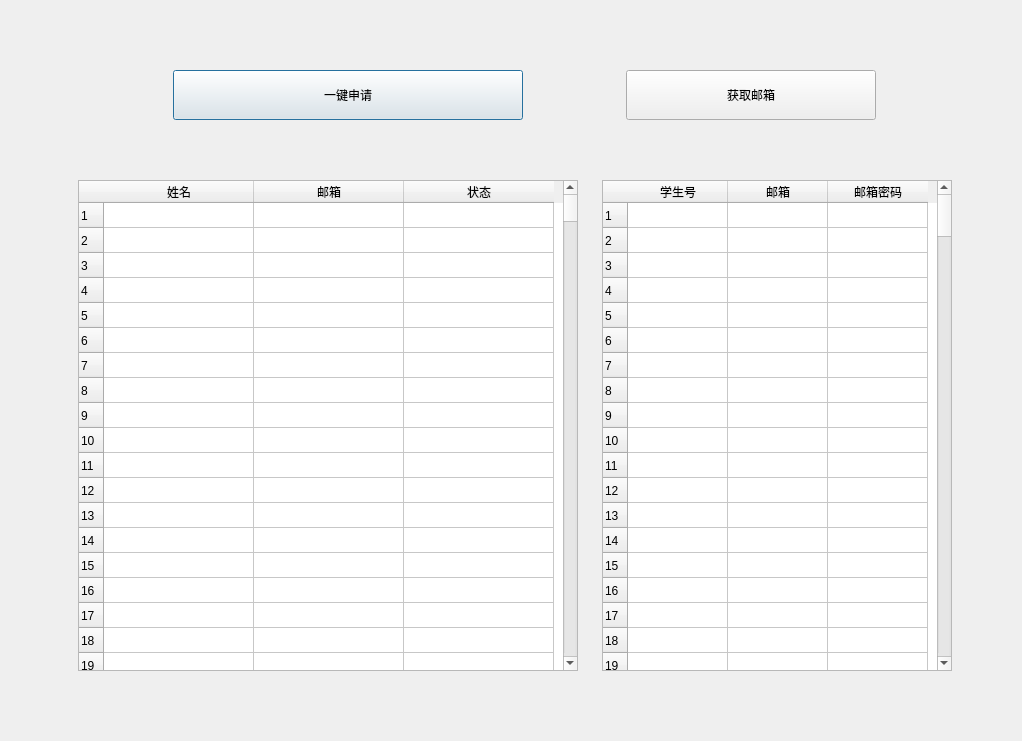
<?xml version="1.0" encoding="UTF-8"?>
<ui version="4.0">
 <class>Dialog</class>
 <widget class="QDialog" name="Dialog">
  <property name="geometry">
   <rect>
    <x>0</x>
    <y>0</y>
    <width>1022</width>
    <height>741</height>
   </rect>
  </property>
  <property name="windowTitle">
   <string>Dialog</string>
  </property>
  <widget class="QWidget" name="horizontalLayoutWidget">
   <property name="geometry">
    <rect>
     <x>60</x>
     <y>60</y>
     <width>911</width>
     <height>71</height>
    </rect>
   </property>
   <layout class="QHBoxLayout" name="horizontalLayout">
    <property name="spacing">
     <number>10</number>
    </property>
    <property name="leftMargin">
     <number>20</number>
    </property>
    <property name="topMargin">
     <number>0</number>
    </property>
    <property name="rightMargin">
     <number>0</number>
    </property>
    <property name="bottomMargin">
     <number>0</number>
    </property>
    <item>
     <widget class="QPushButton" name="pushButton_3">
      <property name="maximumSize">
       <size>
        <width>350</width>
        <height>50</height>
       </size>
      </property>
      <property name="text">
       <string>一键申请</string>
      </property>
     </widget>
    </item>
    <item>
     <widget class="QPushButton" name="pushButton_2">
      <property name="maximumSize">
       <size>
        <width>250</width>
        <height>50</height>
       </size>
      </property>
      <property name="text">
       <string>获取邮箱</string>
      </property>
      <property name="autoRepeatDelay">
       <number>300</number>
      </property>
     </widget>
    </item>
   </layout>
  </widget>
  <widget class="QWidget" name="horizontalLayoutWidget_2">
   <property name="geometry">
    <rect>
     <x>60</x>
     <y>170</y>
     <width>911</width>
     <height>511</height>
    </rect>
   </property>
   <layout class="QHBoxLayout" name="horizontalLayout_2">
    <property name="leftMargin">
     <number>0</number>
    </property>
    <property name="topMargin">
     <number>10</number>
    </property>
    <property name="rightMargin">
     <number>0</number>
    </property>
    <property name="bottomMargin">
     <number>10</number>
    </property>
    <item>
     <widget class="QTableWidget" name="tableWidget_2">
      <property name="maximumSize">
       <size>
        <width>500</width>
        <height>1000</height>
       </size>
      </property>
      <property name="rowCount">
       <number>500</number>
      </property>
      <property name="columnCount">
       <number>3</number>
      </property>
      <attribute name="horizontalHeaderDefaultSectionSize">
       <number>150</number>
      </attribute>
      <attribute name="verticalHeaderMinimumSectionSize">
       <number>25</number>
      </attribute>
      <attribute name="verticalHeaderDefaultSectionSize">
       <number>25</number>
      </attribute>
      <row/>
      <row/>
      <row/>
      <row/>
      <row/>
      <row/>
      <row/>
      <row/>
      <row/>
      <row/>
      <row/>
      <row/>
      <row/>
      <row/>
      <row/>
      <row/>
      <row/>
      <row/>
      <row/>
      <row/>
      <row/>
      <row/>
      <row/>
      <row/>
      <row/>
      <row/>
      <row/>
      <row/>
      <row/>
      <row/>
      <row/>
      <row/>
      <row/>
      <row/>
      <row/>
      <row/>
      <row/>
      <row/>
      <row/>
      <row/>
      <row/>
      <row/>
      <row/>
      <row/>
      <row/>
      <row/>
      <row/>
      <row/>
      <row/>
      <row/>
      <row/>
      <row/>
      <row/>
      <row/>
      <row/>
      <row/>
      <row/>
      <row/>
      <row/>
      <row/>
      <row/>
      <row/>
      <row/>
      <row/>
      <row/>
      <row/>
      <row/>
      <row/>
      <row/>
      <row/>
      <row/>
      <row/>
      <row/>
      <row/>
      <row/>
      <row/>
      <row/>
      <row/>
      <row/>
      <row/>
      <row/>
      <row/>
      <row/>
      <row/>
      <row/>
      <row/>
      <row/>
      <row/>
      <row/>
      <row/>
      <row/>
      <row/>
      <row/>
      <row/>
      <row/>
      <row/>
      <row/>
      <row/>
      <row/>
      <row/>
      <row/>
      <row/>
      <row/>
      <row/>
      <row/>
      <row/>
      <row/>
      <row/>
      <row/>
      <row/>
      <row/>
      <row/>
      <row/>
      <row/>
      <row/>
      <row/>
      <row/>
      <row/>
      <row/>
      <row/>
      <row/>
      <row/>
      <row/>
      <row/>
      <row/>
      <row/>
      <row/>
      <row/>
      <row/>
      <row/>
      <row/>
      <row/>
      <row/>
      <row/>
      <row/>
      <row/>
      <row/>
      <row/>
      <row/>
      <row/>
      <row/>
      <row/>
      <row/>
      <row/>
      <row/>
      <row/>
      <row/>
      <row/>
      <row/>
      <row/>
      <row/>
      <row/>
      <row/>
      <row/>
      <row/>
      <row/>
      <row/>
      <row/>
      <row/>
      <row/>
      <row/>
      <row/>
      <row/>
      <row/>
      <row/>
      <row/>
      <row/>
      <row/>
      <row/>
      <row/>
      <row/>
      <row/>
      <row/>
      <row/>
      <row/>
      <row/>
      <row/>
      <row/>
      <row/>
      <row/>
      <row/>
      <row/>
      <row/>
      <row/>
      <row/>
      <row/>
      <row/>
      <row/>
      <row/>
      <row/>
      <row/>
      <row/>
      <row/>
      <row/>
      <row/>
      <row/>
      <row/>
      <row/>
      <row/>
      <row/>
      <row/>
      <row/>
      <row/>
      <row/>
      <row/>
      <row/>
      <row/>
      <row/>
      <row/>
      <row/>
      <row/>
      <row/>
      <row/>
      <row/>
      <row/>
      <row/>
      <row/>
      <row/>
      <row/>
      <row/>
      <row/>
      <row/>
      <row/>
      <row/>
      <row/>
      <row/>
      <row/>
      <row/>
      <row/>
      <row/>
      <row/>
      <row/>
      <row/>
      <row/>
      <row/>
      <row/>
      <row/>
      <row/>
      <row/>
      <row/>
      <row/>
      <row/>
      <row/>
      <row/>
      <row/>
      <row/>
      <row/>
      <row/>
      <row/>
      <row/>
      <row/>
      <row/>
      <row/>
      <row/>
      <row/>
      <row/>
      <row/>
      <row/>
      <row/>
      <row/>
      <row/>
      <row/>
      <row/>
      <row/>
      <row/>
      <row/>
      <row/>
      <row/>
      <row/>
      <row/>
      <row/>
      <row/>
      <row/>
      <row/>
      <row/>
      <row/>
      <row/>
      <row/>
      <row/>
      <row/>
      <row/>
      <row/>
      <row/>
      <row/>
      <row/>
      <row/>
      <row/>
      <row/>
      <row/>
      <row/>
      <row/>
      <row/>
      <row/>
      <row/>
      <row/>
      <row/>
      <row/>
      <row/>
      <row/>
      <row/>
      <row/>
      <row/>
      <row/>
      <row/>
      <row/>
      <row/>
      <row/>
      <row/>
      <row/>
      <row/>
      <row/>
      <row/>
      <row/>
      <row/>
      <row/>
      <row/>
      <row/>
      <row/>
      <row/>
      <row/>
      <row/>
      <row/>
      <row/>
      <row/>
      <row/>
      <row/>
      <row/>
      <row/>
      <row/>
      <row/>
      <row/>
      <row/>
      <row/>
      <row/>
      <row/>
      <row/>
      <row/>
      <row/>
      <row/>
      <row/>
      <row/>
      <row/>
      <row/>
      <row/>
      <row/>
      <row/>
      <row/>
      <row/>
      <row/>
      <row/>
      <row/>
      <row/>
      <row/>
      <row/>
      <row/>
      <row/>
      <row/>
      <row/>
      <row/>
      <row/>
      <row/>
      <row/>
      <row/>
      <row/>
      <row/>
      <row/>
      <row/>
      <row/>
      <row/>
      <row/>
      <row/>
      <row/>
      <row/>
      <row/>
      <row/>
      <row/>
      <row/>
      <row/>
      <row/>
      <row/>
      <row/>
      <row/>
      <row/>
      <row/>
      <row/>
      <row/>
      <row/>
      <row/>
      <row/>
      <row/>
      <row/>
      <row/>
      <row/>
      <row/>
      <row/>
      <row/>
      <row/>
      <row/>
      <row/>
      <row/>
      <row/>
      <row/>
      <row/>
      <row/>
      <row/>
      <row/>
      <row/>
      <row/>
      <row/>
      <row/>
      <row/>
      <row/>
      <row/>
      <row/>
      <row/>
      <row/>
      <row/>
      <row/>
      <row/>
      <row/>
      <row/>
      <row/>
      <row/>
      <row/>
      <row/>
      <row/>
      <row/>
      <row/>
      <row/>
      <row/>
      <row/>
      <row/>
      <row/>
      <row/>
      <row/>
      <row/>
      <row/>
      <row/>
      <row/>
      <row/>
      <row/>
      <row/>
      <row/>
      <row/>
      <row/>
      <row/>
      <row/>
      <row/>
      <row/>
      <row/>
      <row/>
      <row/>
      <row/>
      <row/>
      <row/>
      <row/>
      <row/>
      <row/>
      <row/>
      <row/>
      <row/>
      <row/>
      <row/>
      <row/>
      <row/>
      <row/>
      <row/>
      <row/>
      <row/>
      <row/>
      <row/>
      <row/>
      <row/>
      <row/>
      <row/>
      <row/>
      <row/>
      <row/>
      <row/>
      <row/>
      <row/>
      <row/>
      <row/>
      <row/>
      <row/>
      <row/>
      <row/>
      <row/>
      <row/>
      <row/>
      <row/>
      <row/>
      <row/>
      <row/>
      <row/>
      <row/>
      <row/>
      <row/>
      <row/>
      <row/>
      <column>
       <property name="text">
        <string>姓名</string>
       </property>
      </column>
      <column>
       <property name="text">
        <string>邮箱</string>
       </property>
      </column>
      <column>
       <property name="text">
        <string>状态</string>
       </property>
      </column>
     </widget>
    </item>
    <item>
     <widget class="QTableWidget" name="tableWidget">
      <property name="enabled">
       <bool>true</bool>
      </property>
      <property name="maximumSize">
       <size>
        <width>350</width>
        <height>16777215</height>
       </size>
      </property>
      <property name="rowCount">
       <number>200</number>
      </property>
      <property name="columnCount">
       <number>3</number>
      </property>
      <attribute name="horizontalHeaderMinimumSectionSize">
       <number>20</number>
      </attribute>
      <attribute name="horizontalHeaderDefaultSectionSize">
       <number>100</number>
      </attribute>
      <attribute name="verticalHeaderDefaultSectionSize">
       <number>25</number>
      </attribute>
      <row/>
      <row/>
      <row/>
      <row/>
      <row/>
      <row/>
      <row/>
      <row/>
      <row/>
      <row/>
      <row/>
      <row/>
      <row/>
      <row/>
      <row/>
      <row/>
      <row/>
      <row/>
      <row/>
      <row/>
      <row/>
      <row/>
      <row/>
      <row/>
      <row/>
      <row/>
      <row/>
      <row/>
      <row/>
      <row/>
      <row/>
      <row/>
      <row/>
      <row/>
      <row/>
      <row/>
      <row/>
      <row/>
      <row/>
      <row/>
      <row/>
      <row/>
      <row/>
      <row/>
      <row/>
      <row/>
      <row/>
      <row/>
      <row/>
      <row/>
      <row/>
      <row/>
      <row/>
      <row/>
      <row/>
      <row/>
      <row/>
      <row/>
      <row/>
      <row/>
      <row/>
      <row/>
      <row/>
      <row/>
      <row/>
      <row/>
      <row/>
      <row/>
      <row/>
      <row/>
      <row/>
      <row/>
      <row/>
      <row/>
      <row/>
      <row/>
      <row/>
      <row/>
      <row/>
      <row/>
      <row/>
      <row/>
      <row/>
      <row/>
      <row/>
      <row/>
      <row/>
      <row/>
      <row/>
      <row/>
      <row/>
      <row/>
      <row/>
      <row/>
      <row/>
      <row/>
      <row/>
      <row/>
      <row/>
      <row/>
      <row/>
      <row/>
      <row/>
      <row/>
      <row/>
      <row/>
      <row/>
      <row/>
      <row/>
      <row/>
      <row/>
      <row/>
      <row/>
      <row/>
      <row/>
      <row/>
      <row/>
      <row/>
      <row/>
      <row/>
      <row/>
      <row/>
      <row/>
      <row/>
      <row/>
      <row/>
      <row/>
      <row/>
      <row/>
      <row/>
      <row/>
      <row/>
      <row/>
      <row/>
      <row/>
      <row/>
      <row/>
      <row/>
      <row/>
      <row/>
      <row/>
      <row/>
      <row/>
      <row/>
      <row/>
      <row/>
      <row/>
      <row/>
      <row/>
      <row/>
      <row/>
      <row/>
      <row/>
      <row/>
      <row/>
      <row/>
      <row/>
      <row/>
      <row/>
      <row/>
      <row/>
      <row/>
      <row/>
      <row/>
      <row/>
      <row/>
      <row/>
      <row/>
      <row/>
      <row/>
      <row/>
      <row/>
      <row/>
      <row/>
      <row/>
      <row/>
      <row/>
      <row/>
      <row/>
      <row/>
      <row/>
      <row/>
      <row/>
      <row/>
      <row/>
      <row/>
      <row/>
      <row/>
      <row/>
      <row/>
      <row/>
      <row/>
      <row/>
      <row/>
      <row/>
      <row/>
      <row/>
      <row/>
      <row/>
      <row/>
      <column>
       <property name="text">
        <string>学生号</string>
       </property>
      </column>
      <column>
       <property name="text">
        <string>邮箱</string>
       </property>
      </column>
      <column>
       <property name="text">
        <string>邮箱密码</string>
       </property>
      </column>
     </widget>
    </item>
   </layout>
  </widget>
 </widget>
 <resources/>
 <connections/>
</ui>
